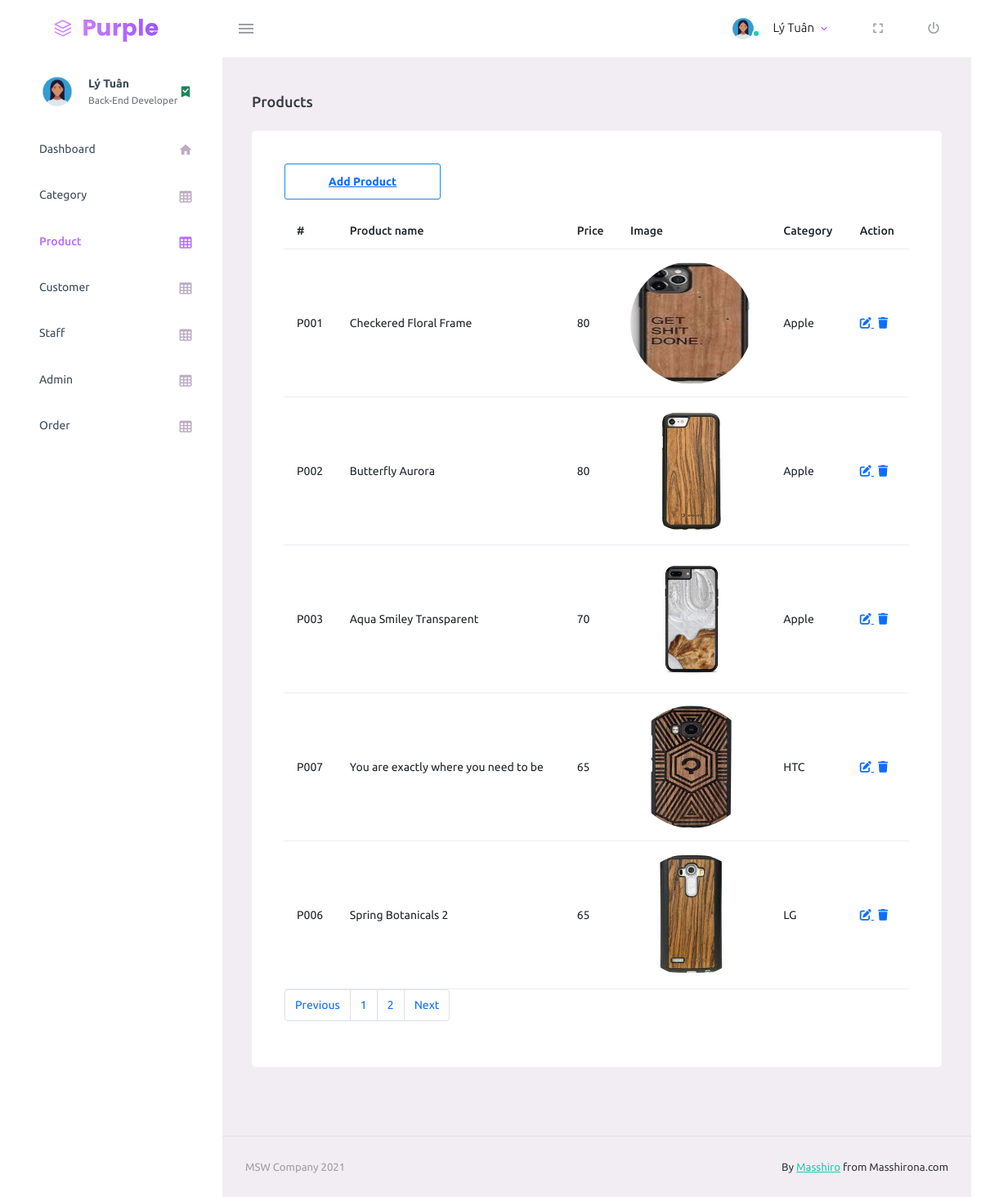
Screenshot of /admin/product/product.php (signed in) with the database file from the repository.
### tables this page shows
create table staff(
staffID varchar(30),
staffImage varchar(255),
staffName nvarchar(60) not null,
staffPhone varchar(30) null,
staffEmail varchar(50) unique,
staffRole varchar(30),
primary key (staffID)
);

create table product(
productID varchar(30),
productName varchar(50) not null,
productPrice int not null default(1),
productImage varchar(255) null,
productDetail varchar(255) null,
categoryID int not null,
primary key (productID),
constraint FK_ProductCategory foreign key(categoryID) 
references category(categoryID)
on delete cascade 
on update cascade

);

create table category(
categoryID int auto_increment primary key,
categoryName varchar(30) not null unique,
descriptions text
);

### admin/function.php (called while the page is built, shortened)
<?php
    function getUserData($id,$conn){
    $sql = "select * from
    adminAccount as a , staff as s
    where a.staffID = s.staffID
    and a.adminID = ?";
    $stmt = $conn->prepare($sql);
    $stmt->bindParam(1,$id);
    $stmt->execute();
    $row = $stmt->fetch(PDO::FETCH_ASSOC);
    return $row;
}
    function getUserID($username,$conn){
    $sql = "select adminID from adminAccount where username = ?";
    $stmt = $conn-> prepare($sql);
    $stmt->bindParam(1,$username);
    $stmt->execute();
    $row = $stmt->fetch(PDO::FETCH_ASSOC);
    return $row['adminID'];
}
?>

### admin/product/product.php (the view, shortened to what this page needs)
<?php
    require_once("../../connection/connectdb.php");
    require("../function.php");
?>
<?php
    $LIMIT = 5;
    if(isset($_GET['page'])){
        $page = $_GET['page'];
    }else{
          $page = '';
    };
    if($page == '' || $page == 1){
        $begin_product = 0;
    }
    else{
        $begin_product = ($page-1)*$LIMIT;
    }
    try{
        $sql = 'select * from product';
        $sql_page = $conn-> prepare($sql);
        $sql_page ->execute();
        $row_count = $sql_page -> rowCount();
        $pages = ceil($row_count / $LIMIT);
           }
    catch(PDOException $ex){
        echo "Error:" .$ex->getMessage();
    }
    ?>
<?php
   try{
    $sql = " select p.*, c.categoryName
    from product as p , category as c
    where p.categoryID = c.categoryID
    limit $begin_product , $LIMIT ";
    $stmt = $conn-> prepare($sql);
    $stmt->execute();
}
catch(PDOException $ex){
    echo "Error:" .$ex->getMessage();
}
?>
<!DOCTYPE html>
<html lang="en">
<head>
    <link rel="stylesheet" href="../assets/vendors/mdi/css/materialdesignicons.min.css">
    <link rel="stylesheet" href="../assets/vendors/css/vendor.bundle.base.css">
    <link rel="stylesheet" href="../assets/css/style.css">
    <link rel="stylesheet" href="https://cdnjs.cloudflare.com/ajax/libs/font-awesome/6.2.1/css/all.min.css"
 />
    <link rel="stylesheet" href="https://cdnjs.cloudflare.com/ajax/libs/bootstrap/5.0.1/css/bootstrap-grid.min.css"
 />
</head>
<body>
    <div class="container-scroller">
        <nav class="navbar default-layout-navbar col-lg-12 col-12 p-0 fixed-top d-flex flex-row">
            <div class="text-center navbar-brand-wrapper d-flex align-items-center justify-content-center">
                <a class="navbar-brand brand-logo" href="../index.php"><img src="../assets/images/logo.svg"
                        alt="logo" /></a>
            </div>
            <div class="navbar-menu-wrapper d-flex align-items-stretch">
                <button class="navbar-toggler navbar-toggler align-self-center" type="button" data-toggle="minimize">
                    <span class="mdi mdi-menu"></span>
                </button>
                <ul class="navbar-nav navbar-nav-right">
                    <li class="nav-item nav-profile dropdown">
                        <a class="nav-link dropdown-toggle" id="profileDropdown" href="#" data-bs-toggle="dropdown"
                            aria-expanded="false">
                            <?php if(isset($_SESSION['username'])) {
                                $userData = getUserData(trim(getUserID($_SESSION['username'],$conn)),$conn);
                                ?>
                            <div class="nav-profile-img">
                                <img src="../../image/staff/<?=$userData['staffImage'] ?>" alt="image">
                                <span class="availability-status online"></span>
                            </div>
                            <div class="nav-profile-text">
                                <p class="mb-1 text-black">
                                    <?php echo $userData['staffName']; ?>
                                </p>
                            </div>
                            <?php }?>
                        </a>
                    </li>
                    <li class="nav-item d-none d-lg-block full-screen-link">
                        <a class="nav-link">
                            <i class="mdi mdi-fullscreen" id="fullscreen-button"></i>
                        </a>
                    </li>
                    <li class="nav-item nav-logout d-none d-lg-block">
                        <a class="nav-link" href="../login/logout.php">
                            <i class="mdi mdi-power"></i>
                        </a>
                    </li>
                </ul>
            </div>
        </nav>
        <div class="container-fluid page-body-wrapper">
            <nav class="sidebar sidebar-offcanvas" id="sidebar">
                <ul class="nav">
                    <li class="nav-item nav-profile">
                        <a href="#" class="nav-link">
                            <?php if(isset($_SESSION['username'])) {
                                $userData = getUserData(trim(getUserID($_SESSION['username'],$conn)),$conn);
                                ?>
                            <div class="nav-profile-image">
                                <img src="../../image/staff/<?=$userData['staffImage'] ?>" alt="profile">
                            </div>
                            <div class="nav-profile-text d-flex flex-column">
                                <span class="font-weight-bold mb-2">
                                    <?php echo $userData['staffName']?>
                                </span>
                                <span class="text-secondary text-small"><?php echo $userData['staffRole']?></span>
                            </div>
                            <i class="mdi mdi-bookmark-check text-success nav-profile-badge"></i>
                            <?php }?>
                        </a>
                    </li>
                    <li class="nav-item">
                        <a class="nav-link" href="../index.php">
                            <span class="menu-title">Dashboard</span>
                            <i class="mdi mdi-home menu-icon"></i>
                        </a>
                    </li>
                    <li class="nav-item">
                        <a class="nav-link" href="../category/category.php">
                            <span class="menu-title">Category</span>
                            <i class="mdi mdi-table-large menu-icon"></i>
                        </a>
                    </li>
                    <li class="nav-item">
                        <a class="nav-link" href="../product/product.php">
                            <span class="menu-title">Product</span>
                            <i class="mdi mdi-table-large menu-icon"></i>
                        </a>
                    </li>
                    <li class="nav-item">
                        <a class="nav-link" href="../customer/customer.php">
                            <span class="menu-title">Customer</span>
                            <i class="mdi mdi-table-large menu-icon"></i>
                        </a>
                    </li>
                    <li class="nav-item">
                        <a class="nav-link" href="../staff/staff.php">
                            <span class="menu-title">Staff</span>
                            <i class="mdi mdi-table-large menu-icon"></i>
                        </a>
                    </li>
                    <li class="nav-item">
                        <a class="nav-link" href="../admin/admin.php">
                            <span class="menu-title">Admin</span>
                            <i class="mdi mdi-table-large menu-icon"></i>
                        </a>
                    </li>
                    <li class="nav-item">
                        <a class="nav-link" href="../order/order.php">
                            <span class="menu-title">Order</span>
                            <i class="mdi mdi-table-large menu-icon"></i>
                        </a>
                    </li>
                </ul>
            </nav>
            <div class="main-panel">
                <div class="content-wrapper">
                    <div class="page-header">
                        <h3 class="page-title"> Products </h3>
                    </div>
                    <div class="row">
                        <div class="col-lg-12 grid-margin stretch-card">
                            <div class="card">
                                <div class="card-body">
                                    <p class="btn btn-outline-info col-3"><a href="product-add.php">Add
                                            Product</a></p>
                                    <table class="table table-hover">
                                        <thead>
                                            <tr>
                                                <th>#</th>
                                                <th>Product name</th>
                                                <th>Price</th>
                                                <th>Image</th>
                                                <th>Category</th>
                                                <th>Action</th>
                                            </tr>
                                        </thead>
                                        <tbody>
                                            <?php while($row = $stmt->fetch()) { ?>
                                            <tr>
                                                <td><?= $row['productID'] ?></td>
                                                <td><?= $row['productName'] ?></td>
                                                <td><?= $row['productPrice'] ?></td>
                                                <td>
                                                    <a href="#" title="<?= $row['productDetail'] ?>">
                                                        <img src="../../image/products/<?= $row['productImage'] ?>"
                                                            alt="No image">
                                                    </a>
                                                </td>
                                                <td>
                                                    <?= $row['categoryName']?>
                                                </td>
                                                <td>
                                                    <a href="product-edit.php?id=<?= $row['productID'] ?>" class="tags"
                                                        gloss="Edit this product">
                                                        <i class="fa-solid fa-pen-to-square"></i>
                                                    </a>
                                                    <a href="product-delete.php?id=<?= $row['productID']?>" class="tags"
                                                        gloss="Delete this product">
                                                        <i class="fa-solid fa-trash"></i>
                                                    </a>
                                                </td>
                                            </tr>
                                            <?php } ?>
                                        </tbody>
                                    </table>
                                    <nav aria-label="Page navigation example">
                                        <ul class="pagination">
                                            <li class="page-item"><a class="page-link"
                                                    href="product.php?page=<?php $page>1 ? print (int)$page - 1 : print $pages ?>">Previous</a>
                                            </li>
                                            <?php
                                            for($i = 1; $i<= $pages; $i++) { ?>
                                            <li class="page-item"><a
                                                    class="page-link <?php $i == (int)$page ? print("bg-primary text-white") :''?>"
                                                    href="product.php?page=<?php echo $i ?>"><?php echo $i ?></a>
                                            </li>
                                            <?php }?>
                                            <li class="page-item"><a class="page-link"
                                                    href="product.php?page=<?php $page<$pages ? print (int)$page + 1 : print "1" ?>">Next</a>
                                            </li>
                                        </ul>
                                    </nav>
                                </div>
                            </div>
                        </div>
                    </div>
                </div>
                <footer class=" footer">
                    <div class="container-fluid d-flex justify-content-between">
                        <span class="text-muted d-block text-center text-sm-start d-sm-inline-block">MSW
                            Company
                            2021</span>
                        <span class="float-none float-sm-end mt-1 mt-sm-0 text-end"> By
                            <a href="#" target="_blank">Masshiro</a> from
                            Masshirona.com</span>
                    </div>
                </footer>
            </div>
        </div>
    </div>
</body>
</html>

### rows the page displays
product: productID "P001", productName "Checkered Floral Frame", productPrice "80", productImage (picture), categoryID.categoryName "Apple"
product: productID "P002", productName "Butterfly Aurora", productPrice "80", productImage (picture), categoryID.categoryName "Apple"
product: productID "P003", productName "Aqua Smiley Transparent", productPrice "70", productImage (picture), categoryID.categoryName "Apple"
product: productID "P007", productName "You are exactly where you need to be", productPrice "65", productImage (picture), categoryID.categoryName "HTC"
product: productID "P006", productName "Spring Botanicals 2", productPrice "65", productImage (picture), categoryID.categoryName "LG"

### other values shown
$userData['staffName'] "Lý Tuân"
$userData['staffRole'] "Back-End Developer"
